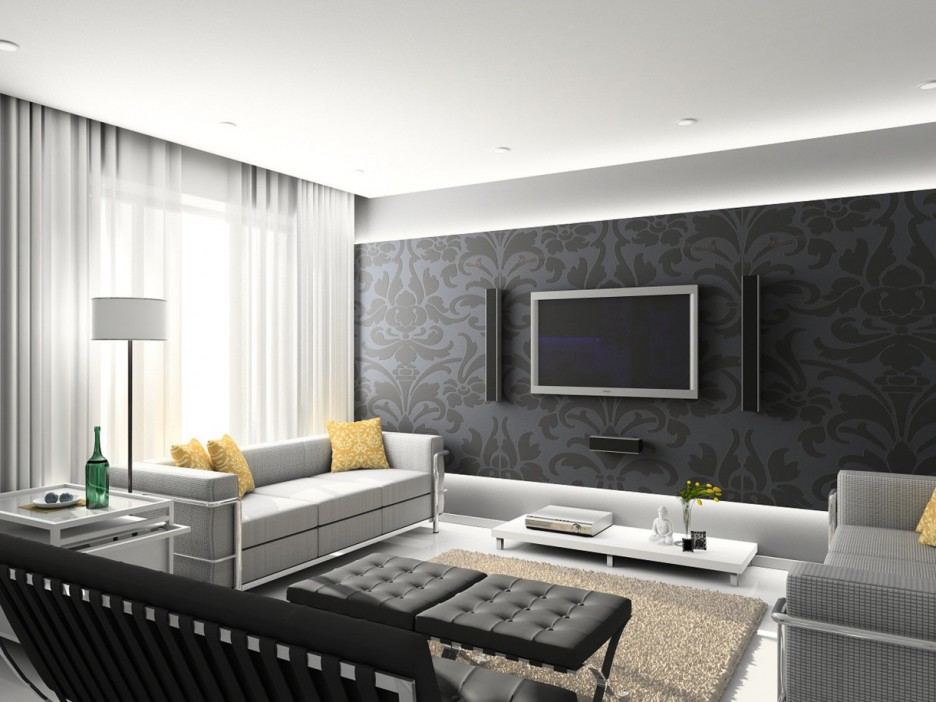
#> input picture Project/data/images/room.jpg, 936 x 702 px
$ jupyter execute alignment.ipynb
#> lines starting #> are read from the running program, lines starting #| are printed output that depends on the picture; after the words box and inside, x2 and y2 are one past the last pixel; in counts of white or black regions, pixels touching at a corner belong together
[cell 1]
import numpy as np
import cv2
import matplotlib.pyplot as plt
import random

from copy import deepcopy

## 1 Prepare background and foreground images

[cell 2]
background = cv2.imread('../data/images/room.jpg', 0)
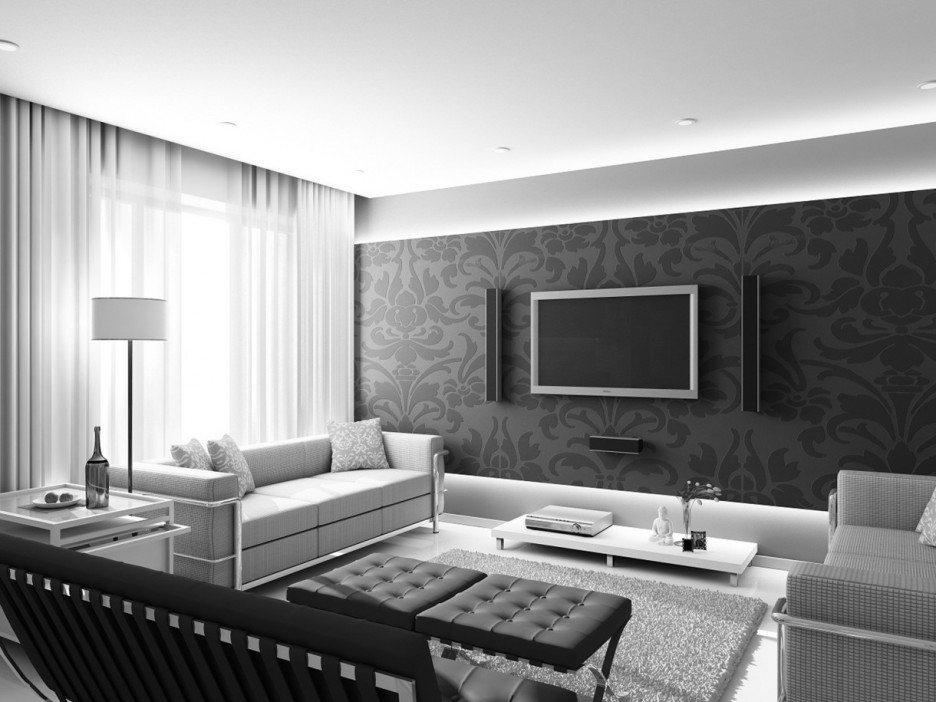
#> background: shape (702, 936); min 0, max 255, mean 147.6

# bottom-left, top-left, bottom-right, top-right
background_points = np.array([[385, 538],
                              [300, 538],
                              [388, 689],
                              [294, 689]], dtype=np.float32)
background_points = np.roll(background_points, 0, axis=1)

foreground = cv2.imread('../data/images/building2.jpg', 0)
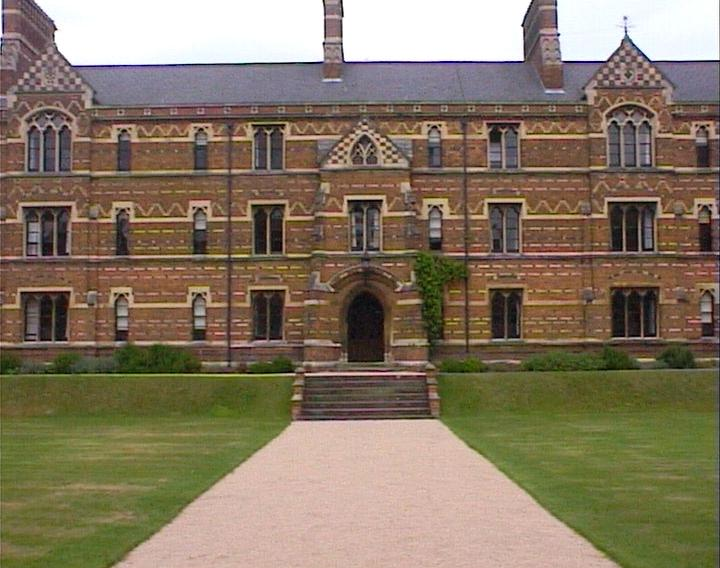
#> input picture Project/data/images/building2.jpg, 720 x 568 px
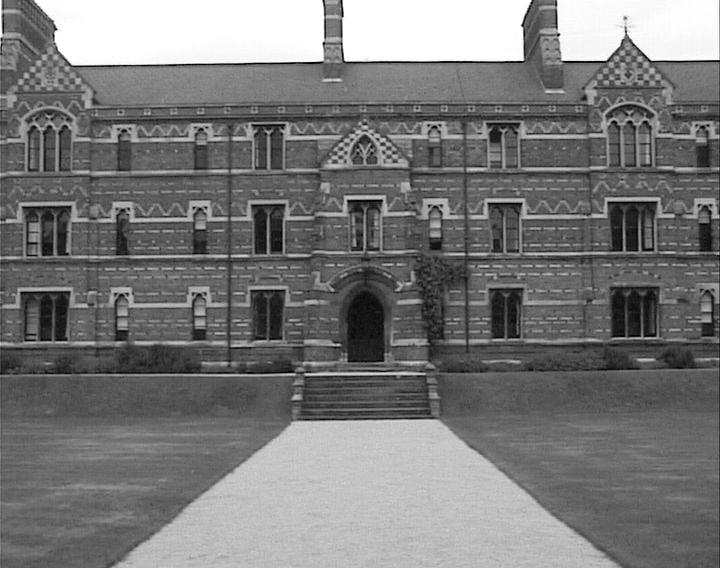
#> foreground: shape (568, 720); min 0, max 255, mean 120.8
foreground_points = np.array([[foreground.shape[0], 0],
                              [0, 0],
                              [foreground.shape[0], foreground.shape[1]],
                              [0, foreground.shape[1]]], dtype=np.float32)
#> foreground_points = [[568, 0], [0, 0], [568, 720], [0, 720]]
foreground_points = np.roll(foreground_points, 1, axis=1)
#> foreground_points = [[0, 568], [0, 0], [720, 568], [720, 0]]

[cell 3]
plt.imshow(background, cmap='gray')

[cell 4]
plt.imshow(foreground, cmap='gray')

## 2 Compute homography

[cell 5]
def homography(points1, points1_indices, points2, points2_indices, num_points=4, min_num_points=4):
    """
    Computes homography matrix for given two sets of points

    :param points1: First point set
    :param points1_indices: First point set indices
    :param points2: Second point set
    :param points2_indices: Second Point set indices
    :param num_points: Number of points to use for calculating homography
    :param min_num_points: Minimum number of points required (Degree of freedom)
    :return: A 3x3 normalized homography matrix
    """
#> called with points1 = array of shape (4, 1, 2), points1_indices = array of shape (4,), points2 = array of shape (4, 1, 2), points2_indices = array of shape (4,), num_points = 4, min_num_points = 4
    assert num_points >= min_num_points

    # build A matrix
    a_matrix = np.zeros((num_points * 2, 9))
    idx = 0
    for i, j in zip(points1_indices, points2_indices):
        a_matrix[idx, :] = np.array([-points1[i, 0, 0], -points1[i, 0, 1], -1,
                                     0, 0, 0,
                                     points2[j, 0, 0] * points1[i, 0, 0],
                                     points2[j, 0, 0] * points1[i, 0, 1],
                                     points2[j, 0, 0]])
        idx += 1
        a_matrix[idx, :] = np.array([0, 0, 0,
                                     -points1[i, 0, 0], -points1[i, 0, 1], -1,
                                     points2[j, 0, 1] * points1[i, 0, 0],
                                     points2[j, 0, 1] * points1[i, 0, 1],
                                     points2[j, 0, 1]])
        idx += 1

    u, s, v = np.linalg.svd(a_matrix)
    h_unnormalized = v[8].reshape(3, 3)
    h = (1 / h_unnormalized.flatten()[8]) * h_unnormalized

    # eig = np.linalg.eig(a_matrix.T.dot(a_matrix))
    # # smallest_idx = eig[0].argmin()
    # h_ = eig[1][-1].reshape(3, 3)
    # h = (1 / h_.flatten()[8]) * h_
    return h


background_points = background_points.reshape((-1, 1, 2))
foreground_points = foreground_points.reshape((-1, 1, 2))
MIN_NUM_POINTS = 4
points1_indices = random.sample(list(range(len(background_points))), MIN_NUM_POINTS)
h_matrix = homography(foreground_points, np.arange(4), background_points, np.arange(4))

## 3 Warp

[cell 6]
im1reg = cv2.warpPerspective(foreground, h_matrix, background.shape)
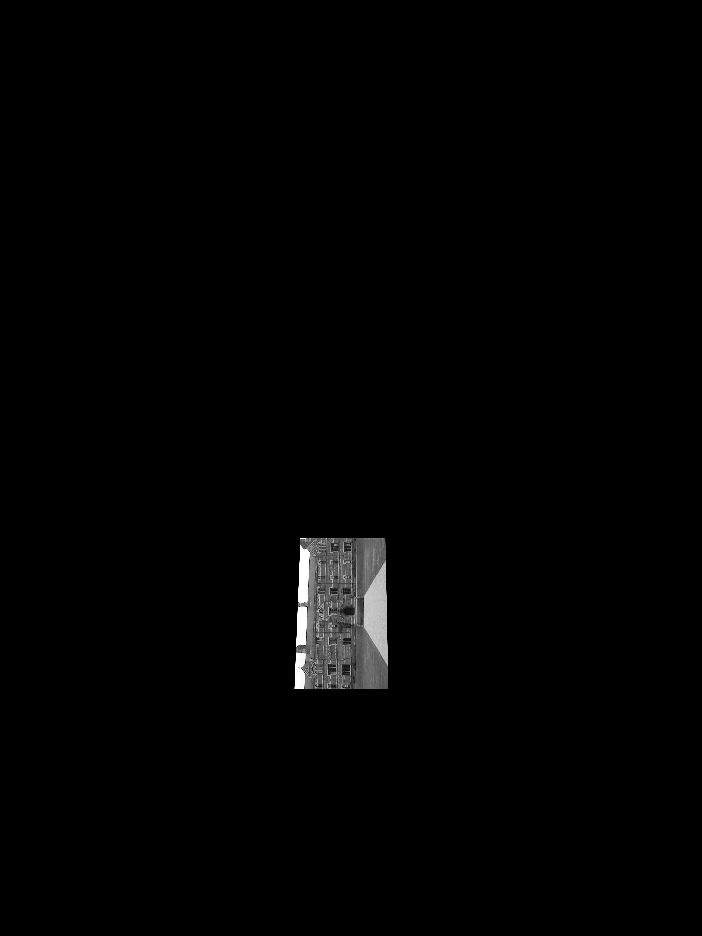
#> im1reg: shape (936, 702); min 0, max 255, mean 2.5

[cell 7]
plt.figure(figsize=(10, 10))
vis = deepcopy(background)
vis[im1reg.T.nonzero()] = 0
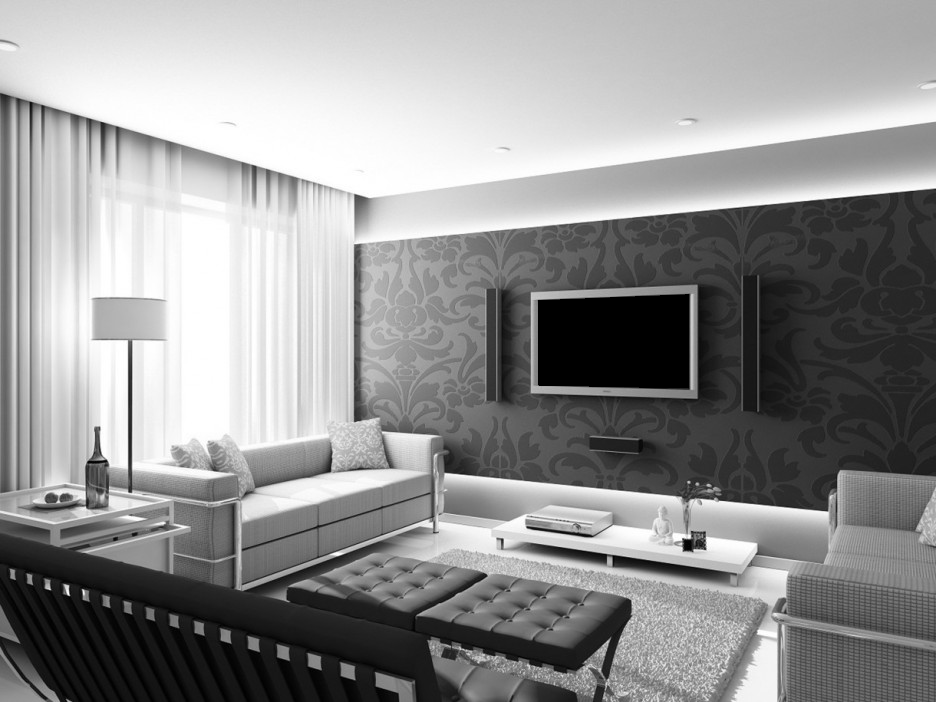
#> vis: shape (702, 936); 2.06% of pixels changed, all inside (x1, y1, x2, y2) = (538, 294, 689, 388)
plt.imshow(im1reg.T + background, cmap='gray')
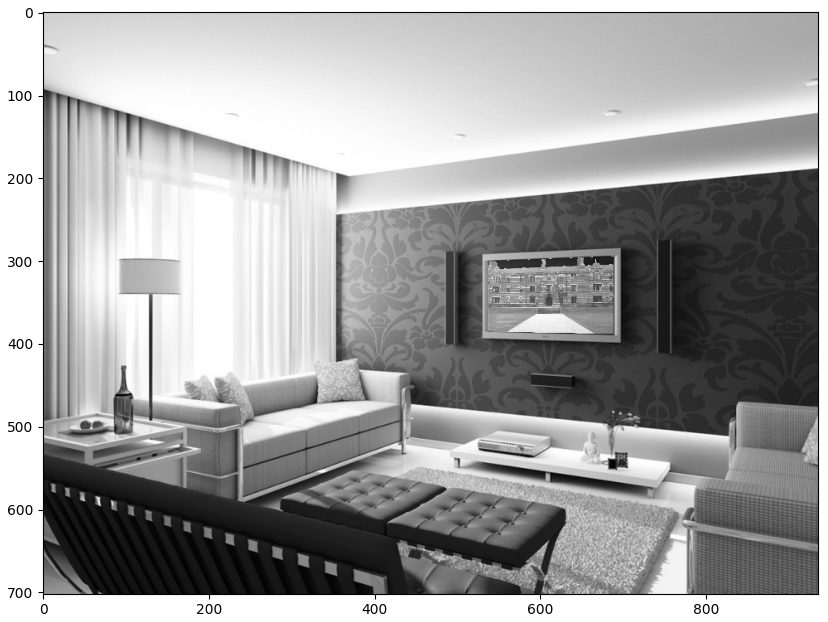
#> figure drawn by matplotlib, 1 panel
